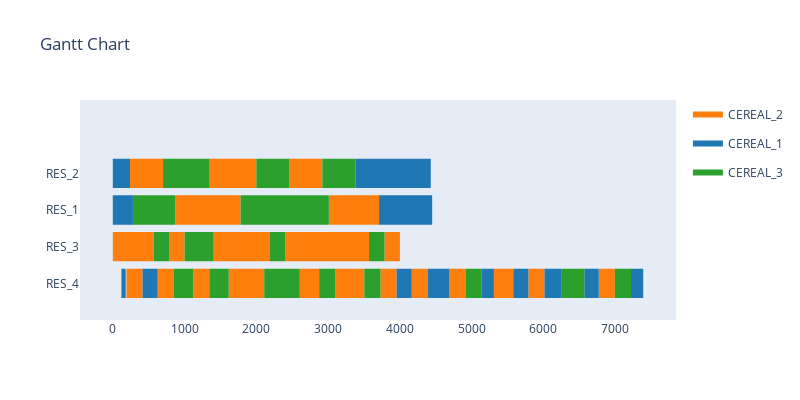

Notebook code for this chart:
### Code cell
test_env = sim_constrained.Env(visualise=True, verbose=False, model=True, test=True, goal="min_times")
state, action_mask = test_env.reset()

done = False

while not done:
    action = ppo_agent.select_action(state, memory, action_mask)
    #print(action)
    state, reward, done, action_mask, success_rate = test_env.step(action)
    #print(state, reward, done, action_mask, success_rate )

### Figure 1 — Plotly figure (JSON) as saved in the notebook; plotly's stock layout.template omitted (floating-point values rounded to 4 significant figures; data arrays with more than 128 entries replaced by an {"elided": "..."} marker saying what was removed)
{"data": [{"fill": "toself", "fillcolor": "rgb(255, 127, 14)", "hoverinfo": "name", "legendgroup": "rgb(255, 127, 14)", "mode": "none", "name": "CEREAL_2", "showlegend": true, "type": "scatter", "x": {"elided": "239 int values"}, "y": {"elided": "239 float values"}}, {"fill": "toself", "fillcolor": "rgb(31, 119, 180)", "hoverinfo": "name", "legendgroup": "rgb(31, 119, 180)", "mode": "none", "name": "CEREAL_1", "showlegend": true, "type": "scatter", "x": {"elided": "149 int values"}, "y": {"elided": "149 float values"}}, {"fill": "toself", "fillcolor": "rgb(44, 160, 44)", "hoverinfo": "name", "legendgroup": "rgb(44, 160, 44)", "mode": "none", "name": "CEREAL_3", "showlegend": true, "type": "scatter", "x": {"elided": "159 int values"}, "y": {"elided": "159 float values"}}, {"legendgroup": "rgb(255, 127, 14)", "marker": {"color": "rgb(255, 127, 14)", "opacity": 0, "size": 1}, "mode": "markers", "name": "", "showlegend": false, "text": [null, null, null, null, null, null, null, null, null, null, null, null, null, null, null, null, null, null, null, null, null, null, null, null, null, null, null, null, null, null, null, null, null, null, null, null, null, null, null, null, null, null, null, null, null, null, null, null, null, null, null, null, null, null, null, null, null, null, null, null, null, null, null, null, null, null, null, null, null, null, null, null, null, null, null, null, null, null, null, null, null, null, null, null, null, null, null, null, null, null, null, null, null, null, null, null], "type": "scatter", "x": [0, 190, 190, 380, 190, 415, 240, 700, 380, 570, 625, 850, 785, 1000, 870, 1360, 1120, 1345, 1350, 1810, 1360, 1570, 1405, 1620, 1570, 1780, 1615, 1840, 1620, 1810, 1810, 2000, 1810, 2000, 1840, 1885, 1885, 1930, 1930, 1975, 1975, 2020, 2000, 2190, 2020, 2065, 2065, 2110, 2405, 2620, 2460, 2920, 2605, 2830, 2620, 2810, 2810, 3000, 2830, 2875, 3000, 3190, 3010, 3500, 3100, 3325, 3190, 3380, 3325, 3370, 3370, 3415, 3380, 3570, 3415, 3460, 3460, 3505, 3500, 3710, 3730, 3955, 3785, 4000, 4165, 4390, 4690, 4915, 5310, 5535, 5535, 5580, 5790, 6015, 6770, 6995], "y": [1, 1, 1, 1, 0, 0, 3, 3, 1, 1, 0, 0, 1, 1, 2, 2, 0, 0, 3, 3, 2, 2, 1, 1, 2, 2, 0, 0, 1, 1, 3, 3, 1, 1, 0, 0, 0, 0, 0, 0, 0, 0, 1, 1, 0, 0, 0, 0, 1, 1, 3, 3, 0, 0, 1, 1, 1, 1, 0, 0, 1, 1, 2, 2, 0, 0, 1, 1, 0, 0, 0, 0, 1, 1, 0, 0, 0, 0, 2, 2, 0, 0, 1, 1, 0, 0, 0, 0, 0, 0, 0, 0, 0, 0, 0, 0]}, {"legendgroup": "rgb(31, 119, 180)", "marker": {"color": "rgb(31, 119, 180)", "opacity": 0, "size": 1}, "mode": "markers", "name": "", "showlegend": false, "text": [null, null, null, null, null, null, null, null, null, null, null, null, null, null, null, null, null, null, null, null, null, null, null, null, null, null, null, null, null, null, null, null, null, null, null, null, null, null, null, null, null, null, null, null, null, null, null, null, null, null, null, null, null, null, null, null, null, null, null, null], "type": "scatter", "x": [0, 120, 0, 140, 120, 240, 120, 150, 140, 280, 150, 180, 415, 625, 3380, 3710, 3710, 3830, 3710, 4030, 3830, 3950, 3950, 4070, 3955, 4165, 4030, 4170, 4070, 4190, 4170, 4310, 4190, 4310, 4310, 4430, 4310, 4450, 4390, 4600, 4600, 4630, 4630, 4660, 4660, 4690, 5140, 5310, 5580, 5790, 6015, 6225, 6225, 6255, 6570, 6740, 6740, 6770, 7220, 7390], "y": [3, 3, 2, 2, 3, 3, 0, 0, 2, 2, 0, 0, 0, 0, 3, 3, 3, 3, 2, 2, 3, 3, 3, 3, 0, 0, 2, 2, 3, 3, 2, 2, 3, 3, 3, 3, 2, 2, 0, 0, 0, 0, 0, 0, 0, 0, 0, 0, 0, 0, 0, 0, 0, 0, 0, 0, 0, 0, 0, 0]}, {"legendgroup": "rgb(44, 160, 44)", "marker": {"color": "rgb(44, 160, 44)", "opacity": 0, "size": 1}, "mode": "markers", "name": "", "showlegend": false, "text": [null, null, null, null, null, null, null, null, null, null, null, null, null, null, null, null, null, null, null, null, null, null, null, null, null, null, null, null, null, null, null, null, null, null, null, null, null, null, null, null, null, null, null, null, null, null, null, null, null, null, null, null, null, null, null, null, null, null, null, null, null, null, null, null], "type": "scatter", "x": [280, 660, 570, 785, 660, 870, 700, 1160, 850, 1075, 1000, 1215, 1075, 1120, 1160, 1350, 1215, 1405, 1345, 1570, 1570, 1615, 1780, 2170, 2000, 2460, 2110, 2335, 2170, 2380, 2190, 2405, 2335, 2380, 2380, 2590, 2380, 2425, 2425, 2470, 2470, 2515, 2515, 2560, 2560, 2605, 2590, 2800, 2800, 3010, 2875, 3100, 2920, 3380, 3505, 3730, 3570, 3785, 4915, 5140, 6255, 6570, 6995, 7220], "y": [2, 2, 1, 1, 2, 2, 3, 3, 0, 0, 1, 1, 0, 0, 3, 3, 1, 1, 0, 0, 0, 0, 2, 2, 3, 3, 0, 0, 2, 2, 1, 1, 0, 0, 2, 2, 0, 0, 0, 0, 0, 0, 0, 0, 0, 0, 2, 2, 2, 2, 0, 0, 3, 3, 0, 0, 1, 1, 0, 0, 0, 0, 0, 0]}], "layout": {"autosize": false, "height": 400, "hovermode": "closest", "showlegend": true, "title": {"text": "Gantt Chart"}, "width": 800, "xaxis": {"rangeselector": {"buttons": [{"count": 7, "label": "1w", "step": "day", "stepmode": "backward"}, {"count": 1, "label": "1m", "step": "month", "stepmode": "backward"}, {"count": 6, "label": "6m", "step": "month", "stepmode": "backward"}, {"count": 1, "label": "YTD", "step": "year", "stepmode": "todate"}, {"count": 1, "label": "1y", "step": "year", "stepmode": "backward"}, {"step": "all"}]}, "showgrid": false, "type": "linear", "zeroline": false}, "yaxis": {"autorange": false, "range": [-1, 5], "showgrid": false, "ticktext": ["RES_4", "RES_3", "RES_1", "RES_2"], "tickvals": [0, 1, 2, 3], "zeroline": false}}}
